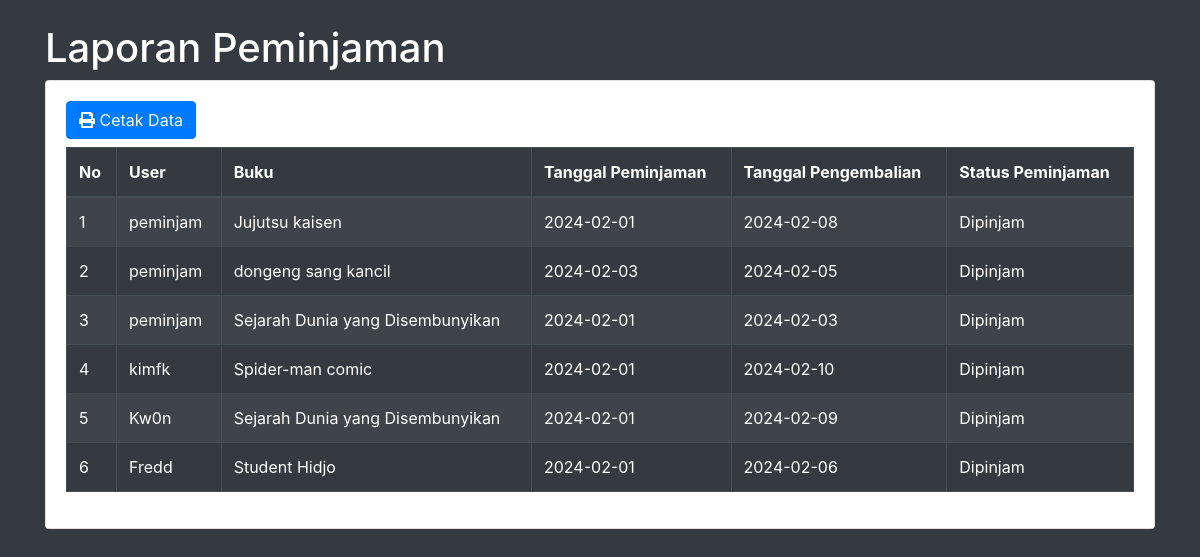
The app's page /laporan.php with its own data.
### tables this page shows
CREATE TABLE `t_peminjaman` (
  `peminjamanID` int(11) NOT NULL,
  `userID` int(11) DEFAULT NULL,
  `bukuID` int(11) DEFAULT NULL,
  `tgl_peminjaman` date DEFAULT NULL,
  `tgl_pengembalian` date DEFAULT NULL,
  `statusPeminjaman` varchar(50) DEFAULT NULL
);

CREATE TABLE `t_user` (
  `userID` int(11) NOT NULL,
  `username` varchar(255) DEFAULT NULL,
  `password` varchar(255) DEFAULT NULL,
  `email` varchar(255) DEFAULT NULL,
  `telp` varchar(14) DEFAULT NULL,
  `namaLengkap` varchar(150) DEFAULT NULL,
  `alamat` text DEFAULT NULL,
  `level` enum('admin','petugas','anggota','') DEFAULT NULL
);

CREATE TABLE `t_buku` (
  `bukuID` int(11) NOT NULL,
  `judul` varchar(255) DEFAULT NULL,
  `penulis` varchar(255) DEFAULT NULL,
  `penerbit` varchar(255) DEFAULT NULL,
  `tahunTerbit` int(11) DEFAULT NULL,
  `stok` int(11) DEFAULT NULL
);

### laporan.php (the view, shortened to what this page needs)
<!DOCTYPE html>
<html lang="en">
<head>
    <link href="https://stackpath.bootstrapcdn.com/bootstrap/4.5.2/css/bootstrap.min.css" rel="stylesheet">
    <link href="https://cdnjs.cloudflare.com/ajax/libs/font-awesome/5.15.3/css/all.min.css" rel="stylesheet">
</head>
<body class="bg-dark">
    <div class="container">
        <h1 class="text-white mt-4">Laporan Peminjaman</h1>
        <div class="card">
            <div class="card-body">
                <div class="row">
                    <div class="col-md-12">
                        <a href="cetak.php" target="_blank" class="btn btn-primary mb-2"><i class="fa fa-print"></i> Cetak Data</a>
                        <div class="table-responsive">
                            <table class="table table-bordered table-striped table-dark" id="dataTable" width="100%" cellspacing="0">
                                <thead>
                                    <tr class="text-white">
                                        <th>No</th>
                                        <th>User</th>
                                        <th>Buku</th>
                                        <th>Tanggal Peminjaman</th>
                                        <th>Tanggal Pengembalian</th>
                                        <th>Status Peminjaman</th>
                                    </tr>
                                </thead>
                                <tbody>
                                    <?php
                                    $i = 1;
                                    $query = mysqli_query($koneksi, "SELECT * FROM t_peminjaman LEFT JOIN t_user ON t_user.userID = t_peminjaman.userID LEFT JOIN t_buku ON t_buku.bukuID = t_peminjaman.bukuID");
                                    while ($data = mysqli_fetch_array($query)) {
                                    ?>
                                        <tr class="text-white">
                                            <td><?php echo $i++; ?></td>
                                            <td><?php echo $data['username']; ?></td>
                                            <td><?php echo $data['judul']; ?></td>
                                            <td><?php echo $data['tgl_peminjaman']; ?></td>
                                            <td><?php echo $data['tgl_pengembalian']; ?></td>
                                            <td><?php echo $data['statusPeminjaman']; ?></td>
                                        </tr>
                                    <?php
                                    }
                                    ?>
                                </tbody>
                            </table>
                        </div>
                    </div>
                </div>
            </div>
        </div>
    </div>
</body>
</html>

### laporan.php (style rules this page uses)
.text-white { color: #fff; }

### records on screen
t_peminjaman: userID.username "peminjam", bukuID.judul "Jujutsu kaisen", tgl_peminjaman "2024-02-01", tgl_pengembalian "2024-02-08", statusPeminjaman "Dipinjam"
t_peminjaman: userID.username "peminjam", bukuID.judul "dongeng sang kancil", tgl_peminjaman "2024-02-03", tgl_pengembalian "2024-02-05", statusPeminjaman "Dipinjam"
t_peminjaman: userID.username "peminjam", bukuID.judul "Sejarah Dunia yang Disembunyikan", tgl_peminjaman "2024-02-01", tgl_pengembalian "2024-02-03", statusPeminjaman "Dipinjam"
t_peminjaman: userID.username "kimfk", bukuID.judul "Spider-man comic", tgl_peminjaman "2024-02-01", tgl_pengembalian "2024-02-10", statusPeminjaman "Dipinjam"
t_peminjaman: userID.username "Kw0n", bukuID.judul "Sejarah Dunia yang Disembunyikan", tgl_peminjaman "2024-02-01", tgl_pengembalian "2024-02-09", statusPeminjaman "Dipinjam"
t_peminjaman: userID.username "Fredd", bukuID.judul "Student Hidjo", tgl_peminjaman "2024-02-01", tgl_pengembalian "2024-02-06", statusPeminjaman "Dipinjam"
